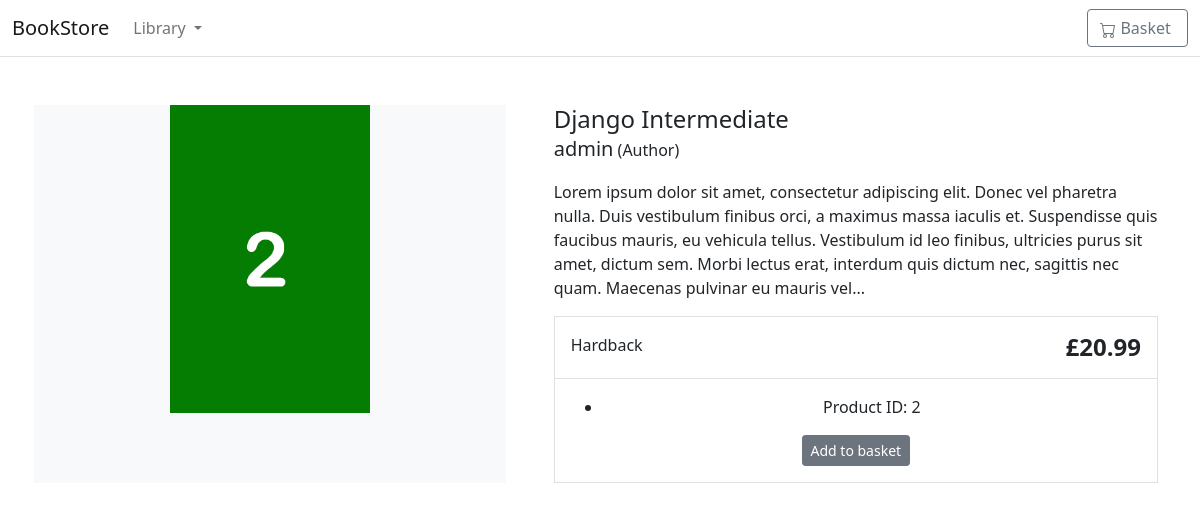
The app's page /djangointermediate with its own data.
### store/models.py (models this page shows, shortened)
class Product(models.Model):
    category = models.ForeignKey(Category, related_name='product', on_delete=models.CASCADE)
    created_by = models.ForeignKey(User, on_delete=models.CASCADE, related_name='product_creator')
    title = models.CharField(max_length=255)
    author = models.CharField(max_length=255, default='admin')
    description = models.TextField(blank=True)
    image = models.ImageField(upload_to='images/', default='images/default.png')
    slug = models.SlugField(max_length=255)
    price = models.DecimalField(max_digits=4, decimal_places=2)
    in_stock = models.BooleanField(default=True)
    is_active = models.BooleanField(default=True)
    created = models.DateTimeField(auto_now_add=True)
    updated = models.DateTimeField(auto_now=True)
    objects = models.Manager()
    products = ProductManager()
    class Meta:
        verbose_name_plural = 'Products'
        ordering = ('-created',)
    def add_to_basket_url(self):
        return reverse('basket:add-to-basket', kwargs={'product_id' : self.id})

### store/views.py (the view)
# urls.py: path('<slug:slug>', views.product_detail, name='product_detail'),
def product_detail(request, slug):
    product = get_object_or_404(Product, slug=slug, in_stock=True)
    return render(request, 'store/products/single.html', {'product': product})

### basket/basket.py (called while the page is built)
    def __len__(self):
        return sum(item['quantity'] for item in self.basket.values())

### basket/context_processors.py (called while the page is built)
def basket(request):
    return {'basket': Basket(request)}

### store/context_processors.py (called while the page is built)
def categories(request):
    return {
        'categories': Category.objects.all()
    }

### store/models.py (called while the page is built)
    def get_absolute_url(self):
        return reverse('store:category_list', args=[self.slug])

### templates/store/products/single.html (shortened to what this page needs)
{% extends "store/base.html" %}
{% load static %}
{% block content %}
<div class="container">
    <main class="pt-5">
        <div class="row g-3">
            <div class="col-md-5 col-lg-5 order-md-first bg-light">
                <img class="img-fluid mx-auto d-block" width="200px" alt="Responsive image" src="{{ product.image.url }}">
            </div>
            <div class="col-md-7 col-lg-7 ps-md-3 ps-lg-5">
                <h1 class="mb-0 h4">{{ product.title }}</h1>
                <p><span class="lead">{{ product.author }}</span> (Author)</p>
                <p>{{ product.description|slice:":355" }}...</p>
                <div class="border">
                    <div class="col border-bottom">
                        <div class="row p-3">
                            <div class="col-6">Hardback</div>
                            <div class="col-6 text-end"><span class="h4 fw-bold">£{{ product.price }}</span></div>
                        </div>
                    </div>
                    <div class="col">
                        <div class="row p-3">
                            <div class="col-12 text-center">
                              <ul>
                                <li>Product ID: {{ product.id }}</li>
                              </ul>
                              <button id="add-to-basket-button" hx-post="{{ product.add_to_basket_url }}" hx-target="#basket-quantity"
                                    hx-headers='{"X-CSRFToken": "{{ csrf_token }}"}'
                                    type="submit" class="btn btn-secondary btn-sm">Add to basket</button>
                            </div>
                        </div>
                    </div>
                </div>
            </div>
        </div>
    </main>
</div>
{% endblock %}

### records on screen
Product: image (picture), title "Django Intermediate", author "admin", description "Lorem ipsum dolor sit amet, consectetur adipiscing elit. Donec vel pharetra nulla. Duis vestibulum finibus orci, a maximus massa iaculis et. Suspendisse quis faucibus mauris, eu vehicula tellus. Vestibulum id leo finibus, ultricies purus sit amet, dictum sem. Morbi lectus erat, interdum quis dictum nec, sagittis nec quam. Maecenas pulvinar eu mauris vel", price "20.99", id "2"
